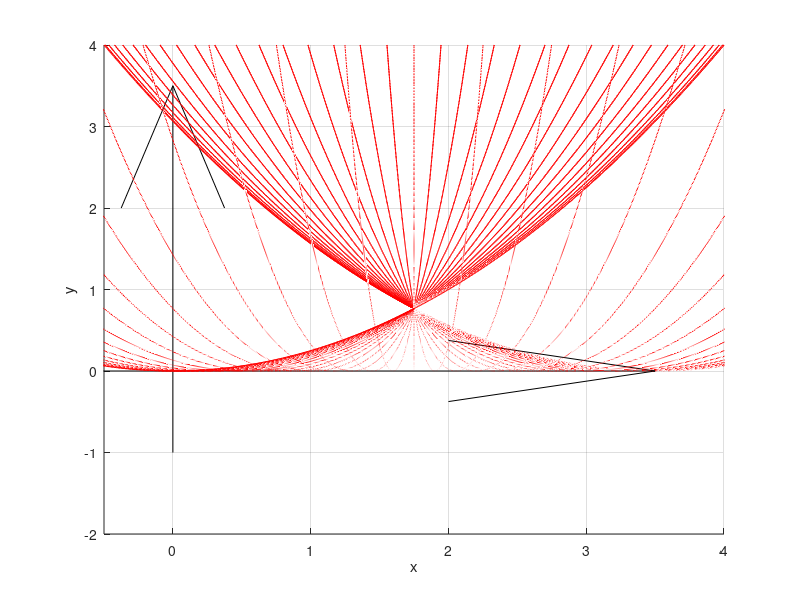

Source code (MATLAB):
clc
clf
clear

t = -4:0.01:4;
hold on; grid on; axis([-0.5 4 -2 4]);
quiver3(-1, 0, 0, 5, 0, 0, 'Color', 'black');
quiver3(0, -1, 0, 0, 5, 0, 'Color', 'black');
quiver3(0, 0, -1, 0, 0, 5, 'Color', 'black');
xlabel('x'); ylabel('y'); zlabel('z');
for i = 0:5:360
    h = plot(t, (t.^2)./4, 'r');
    rotate(h, [0 1 0], i);
end